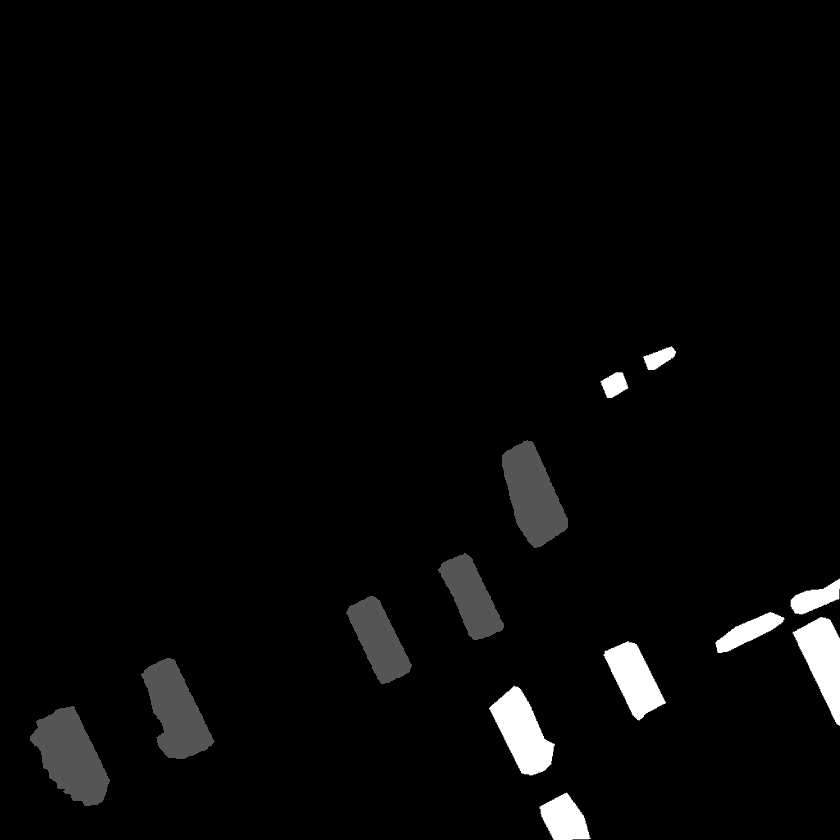
#> input picture data_self_gen/train2/labels/bolari_1709_patch_1_1_png_rf_e1954174c34a6ee69ee8c7073d894e36_post.png, 840 x 840 px, shrunk from 1024 x 1024 before the run; its folder holds only this picture in this run
$ python mask_vis.py
#> lines starting #> are read from the running program, lines starting #| are printed output that depends on the picture; after the words box and inside, x2 and y2 are one past the last pixel; in counts of white or black regions, pixels touching at a corner belong together
import os
import numpy as np
from PIL import Image

# Define your color map
color_map = {
    0: [0, 0, 0],     # Class 0 - Background (Black)
    1: [0, 255, 0],   # Class 1 - flatSurface (Green)
    2: [255, 0, 0],   # Class 2 - excavation (Red)
    3: [255, 255, 0], # Class 3 - foundation (Yellow)
    4: [255, 0, 255]  # Class 4 - building (Purple)

}

'''
basic_colors = {
    'red': [255, 0, 0],
    'green': [0, 255, 0],
    'blue': [0, 0, 255],
    'yellow': [255, 255, 0],
    'cyan': [0, 255, 255],
    'magenta': [255, 0, 255],
    'black': [0, 0, 0]
}
'''

# Input and output directories
input_folder = 'labels'
output_folder = 'output_colored_labels'

# Create output directory if it doesn't exist
if not os.path.exists(output_folder):
    os.makedirs(output_folder)

# List all PNG files in the input folder
mask_files = [f for f in os.listdir(input_folder) if f.endswith('.png')]

# Process each mask file
for mask_file in mask_files:
    # Load the PNG mask
    mask_path = os.path.join(input_folder, mask_file)
    mask = Image.open(mask_path)
#> mask is the input picture: PIL image 840x840 L; min 0, max 3, mean 0.082

    # Convert the mask to numpy array
    mask_array = np.array(mask)

    # Create a blank RGB image with the same shape as the mask
    colored_mask = np.zeros((mask_array.shape[0], mask_array.shape[1], 3), dtype=np.uint8)

    # Color code the mask based on the color map
    for class_index, color in color_map.items():
        # Find pixels in the mask belonging to the current class
        class_pixels = (mask_array == class_index)

        # Assign color to the pixels belonging to the current class
        colored_mask[class_pixels] = color
#> this loop made 5 passes
#> pass 1, `class_pixels = (mask_array == class_index)`:
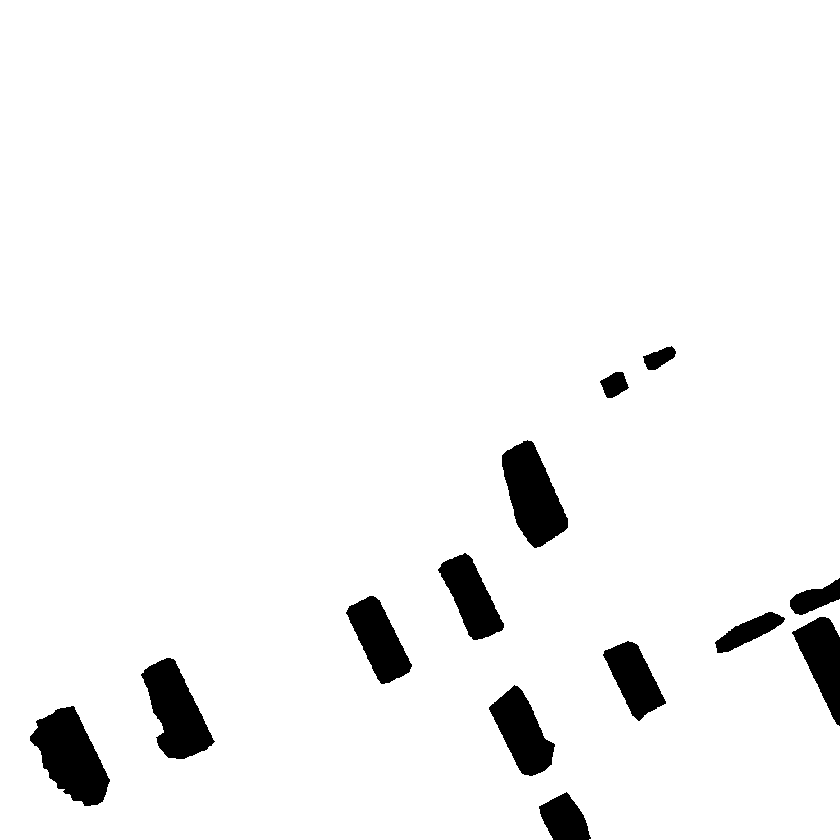
#> class_pixels: shape (840, 840) bool; 95.4% white; 13 black regions, largest, box (x1, y1, x2, y2) and area: (30, 706, 110, 806) 4661, (502, 440, 568, 548) 4249, (141, 658, 215, 759) 4140
#> pass 2, `class_pixels = (mask_array == class_index)`:
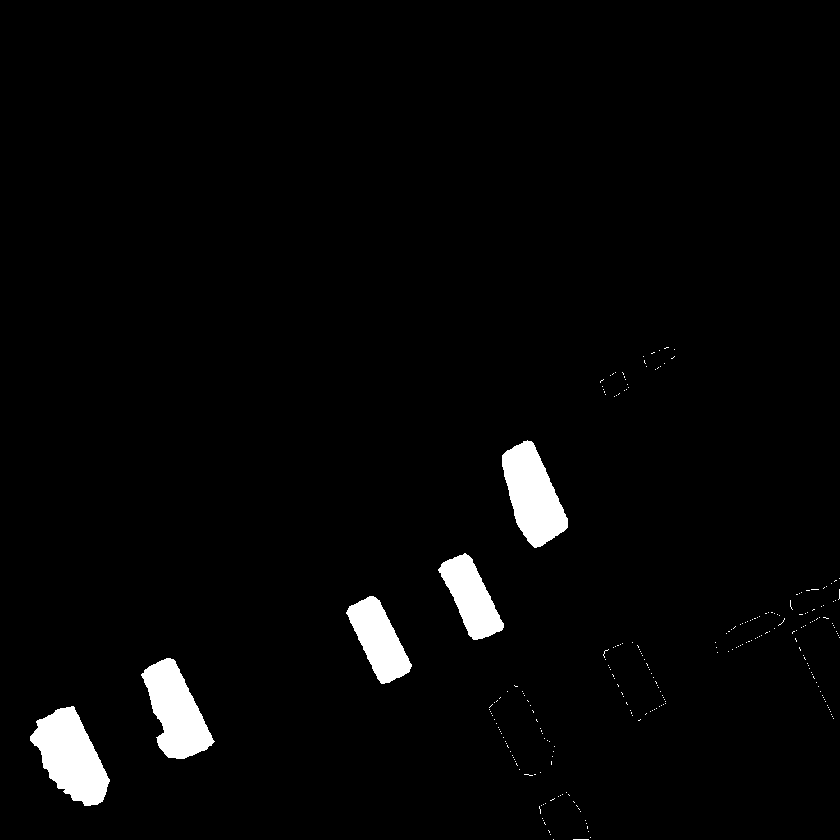
#> class_pixels: shape (840, 840) bool; 2.8% white; 258 white regions (253 under 20 px), largest, box (x1, y1, x2, y2) and area: (30, 706, 110, 806) 4661, (502, 440, 568, 548) 4249, (141, 658, 215, 759) 4140, (346, 596, 412, 684) 3037, (438, 553, 504, 640) 2928
#> pass 3, `class_pixels = (mask_array == class_index)`:
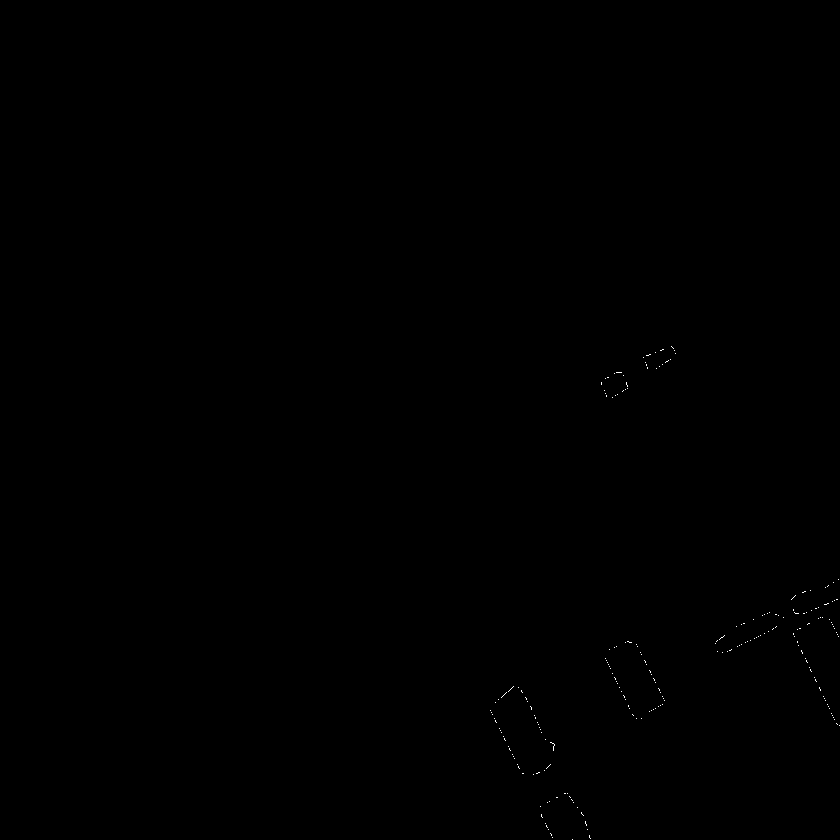
#> class_pixels: shape (840, 840) bool; 0.05% white in thin lines or dots, all inside (x1, y1, x2, y2) = (490, 346, 840, 840)
#> after the loop:
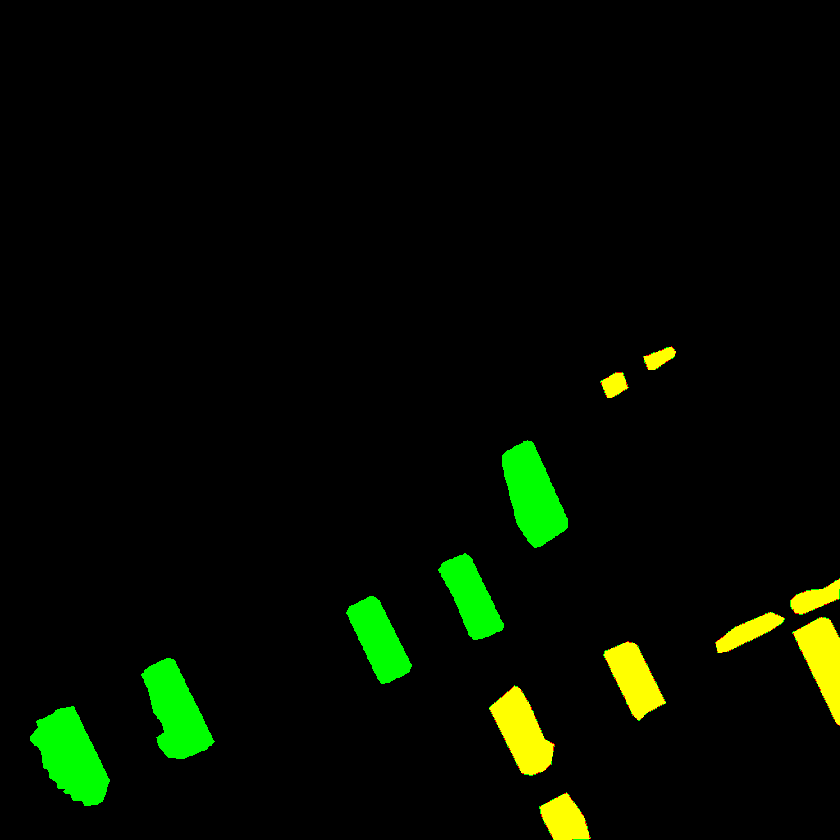
#> colored_mask: shape (840, 840, 3); mean of channels 0, 1, 2 4.7, 11.6, 0; drawn as R, G, B

    # Convert the numpy array to an image
    colored_mask_image = Image.fromarray(colored_mask)

    # Save the color coded mask in the output folder with the same filename
    output_mask_path = os.path.join(output_folder, mask_file)
    colored_mask_image.save(output_mask_path)

print("Color coding of masks completed.")

$ run again, on data_self_gen/train2/labels/bolari_1906_patch_1_1_png_rf_9fa7a2caaa9a4b2d8392ba68c11a0ea5_post.png
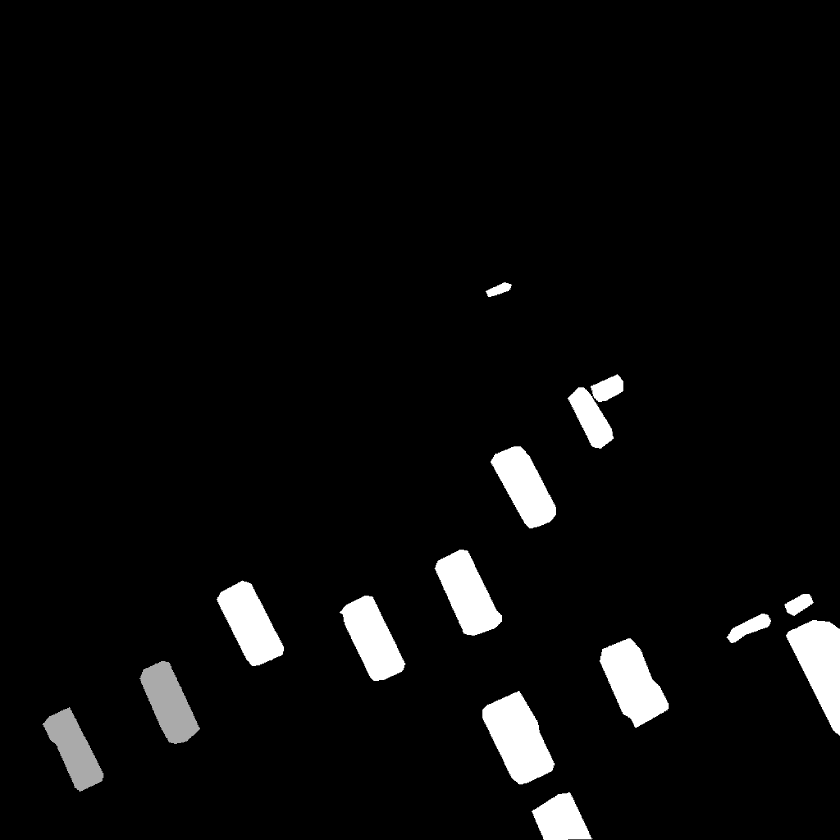
#> input picture data_self_gen/train2/labels/bolari_1906_patch_1_1_png_rf_9fa7a2caaa9a4b2d8392ba68c11a0ea5_post.png, 840 x 840 px, shrunk from 1024 x 1024 before the run
#> mask is the input picture: PIL image 840x840 L; min 0, max 3, mean 0.135
#> the loop `for class_index, color in color_map.items():` made 5 passes
#> pass 1, `class_pixels = (mask_array == class_index)`:
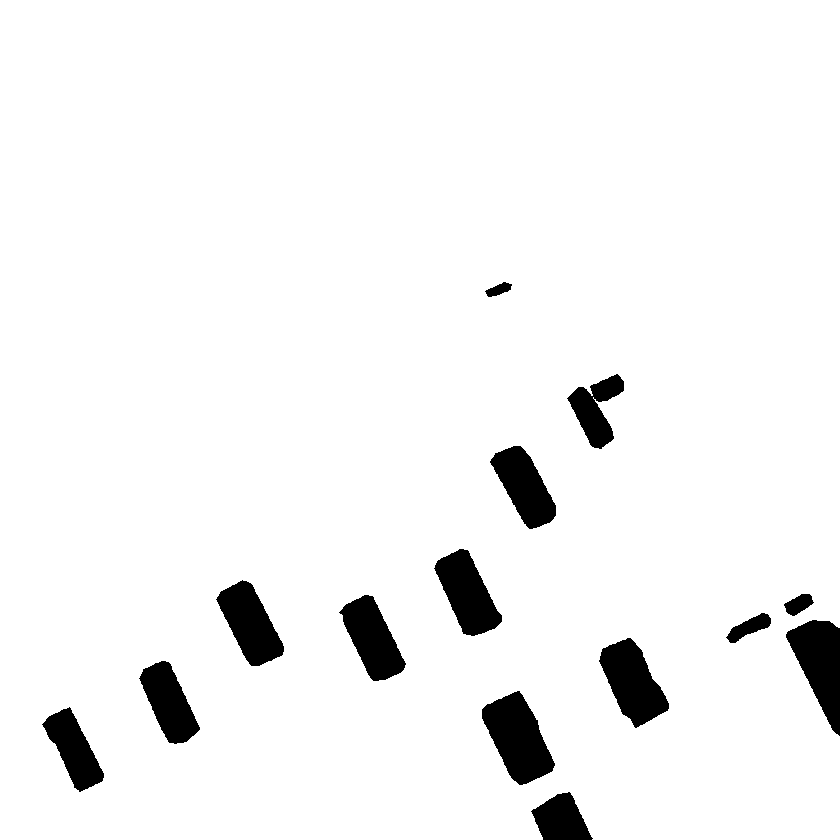
#> class_pixels: shape (840, 840) bool; 95.1% white; 14 black regions, largest, box (x1, y1, x2, y2) and area: (482, 691, 555, 785) 4006, (786, 620, 840, 736) 3559, (599, 638, 669, 728) 3523
#> after the loop `for class_index, color in color_map.items():`:
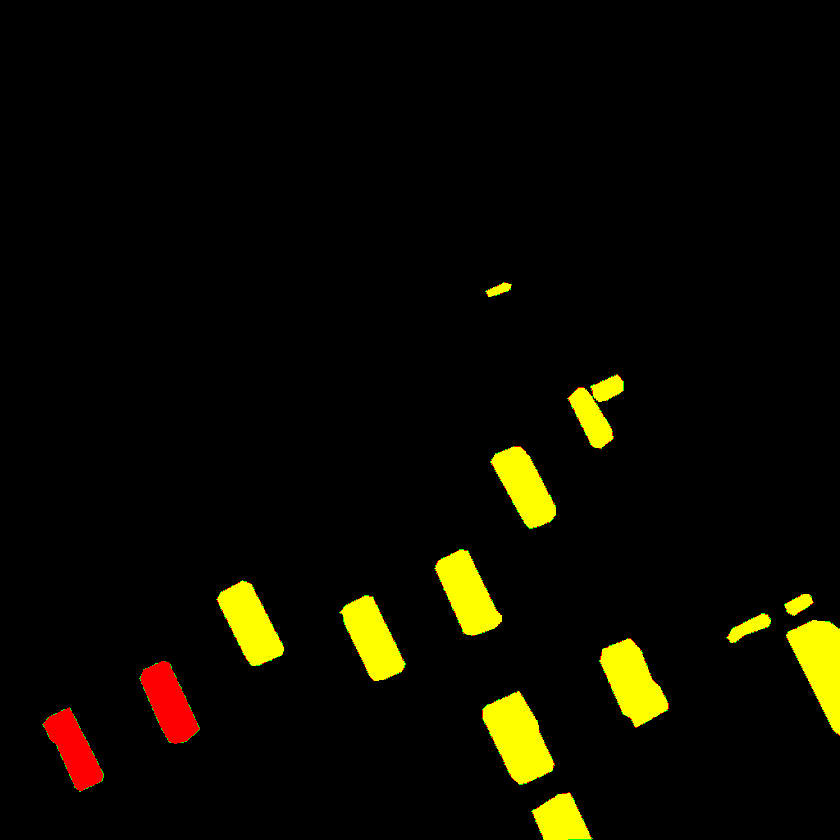
#> colored_mask: shape (840, 840, 3); mean of channels 0, 1, 2 12, 10.3, 0; drawn as R, G, B

$ run again, on data_self_gen/train2/labels/bolari_2012_patch_1_1_png_rf_85d2b849e62c8f1c6578fcadce3fe6b7_post.png
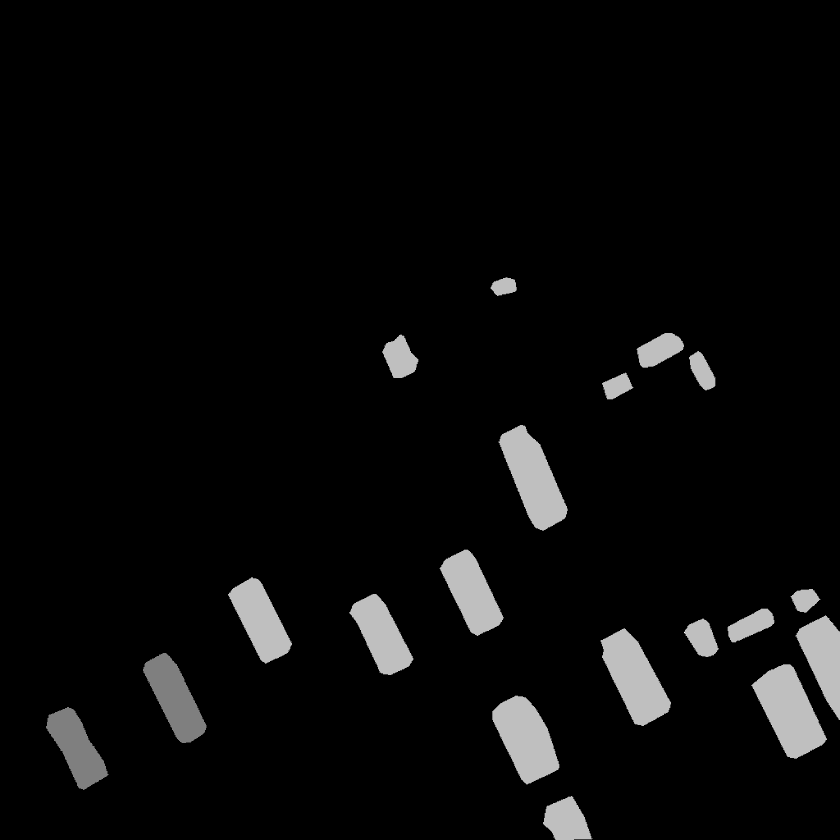
#> input picture data_self_gen/train2/labels/bolari_2012_patch_1_1_png_rf_85d2b849e62c8f1c6578fcadce3fe6b7_post.png, 840 x 840 px, shrunk from 1024 x 1024 before the run
#> mask is the input picture: PIL image 840x840 L; min 0, max 4, mean 0.156
#> the loop `for class_index, color in color_map.items():` made 5 passes
#> pass 1, `class_pixels = (mask_array == class_index)`:
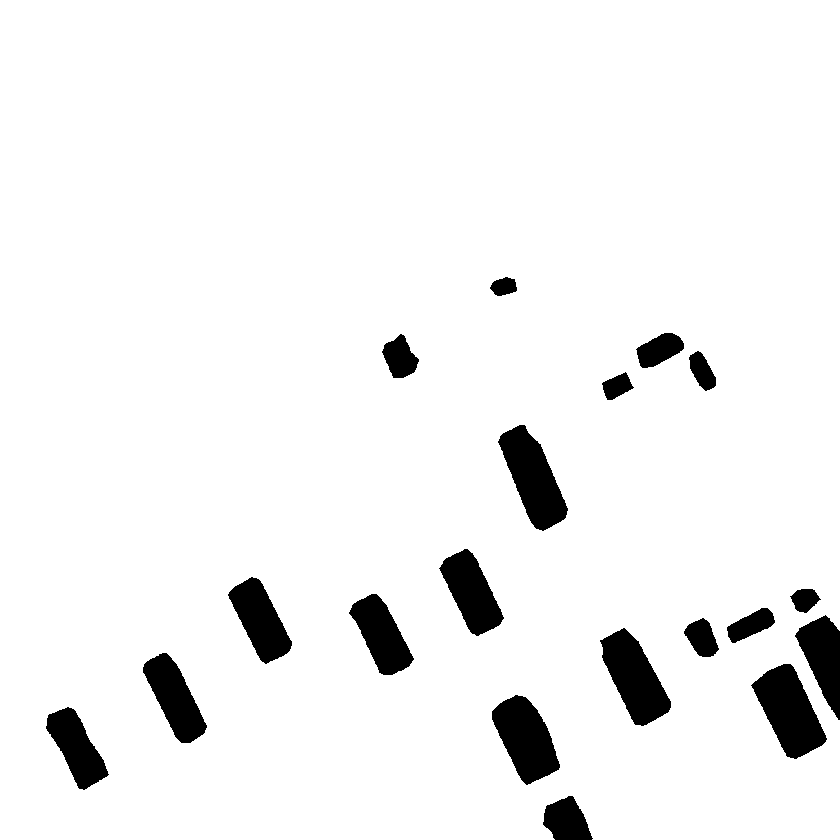
#> class_pixels: shape (840, 840) bool; 94.4% white; 19 black regions, largest, box (x1, y1, x2, y2) and area: (751, 664, 827, 759) 3994, (498, 425, 568, 531) 3856, (600, 628, 671, 726) 3745
#> after the loop `for class_index, color in color_map.items():`:
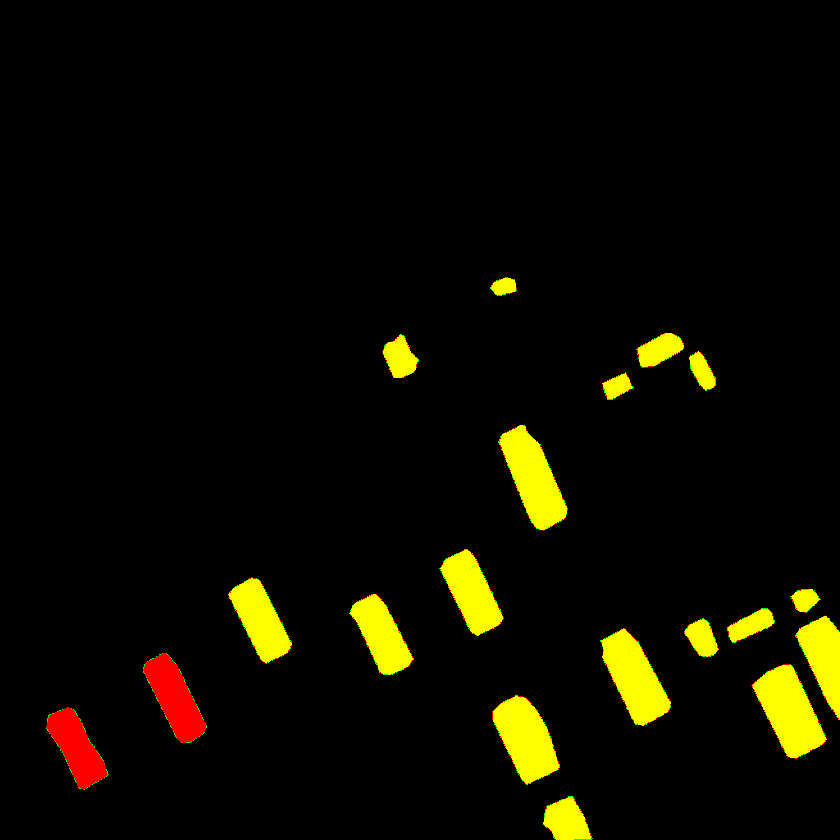
#> colored_mask: shape (840, 840, 3); mean of channels 0, 1, 2 13.9, 12, 0; drawn as R, G, B
